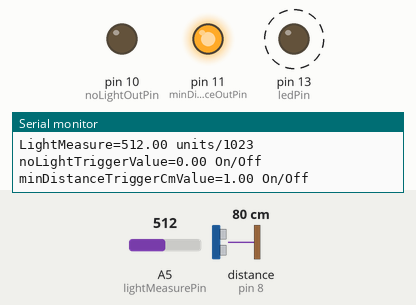
Recording of a sketch running on a simulated Arduino Uno, built with avr-gcc and run on an emulated ATmega328P. On the bench: output pins drawn as LEDs (lit = HIGH), the last lines printed to the serial monitor. Wiring (inferred from the names in the program): ultrasonic range finder: trigger pin 7; echo pin 8. Dashed ring = blinking. The inputs (shaded band) are chosen by the test bench; at power-on: distance to the obstacle (sensor on pin 8) 80 cm, A5 (lightMeasurePin) = 512. The echo pulse lasts 58.3 µs per cm; pins used as bus, display or sensor lines are not drawn.

Above: at 1.3 s.
1.4 s: distance to the obstacle (sensor on pin 8) set to 98 cm
4.6 s: distance to the obstacle (sensor on pin 8) set to 105 cm
At 5.6 s:
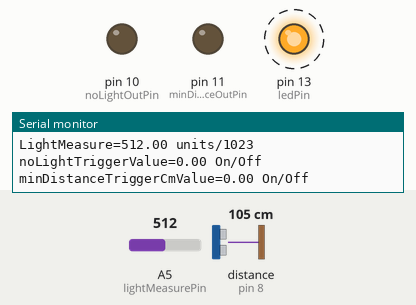
7.8 s: A5 (lightMeasurePin) set to 484
At 9.1 s:
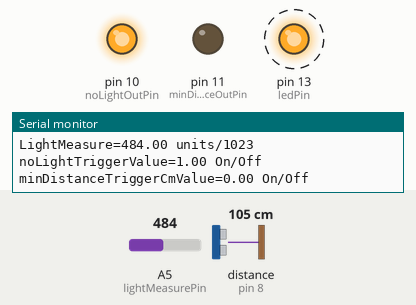
11.0 s: distance to the obstacle (sensor on pin 8) set to 2 cm
At 12.5 s:
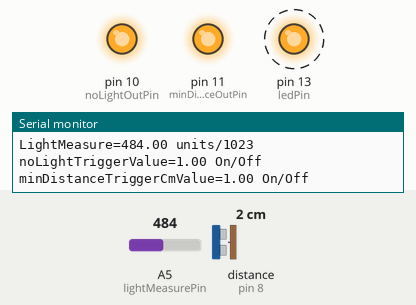
14.2 s: distance to the obstacle (sensor on pin 8) set to 120 cm
At 15.3 s:
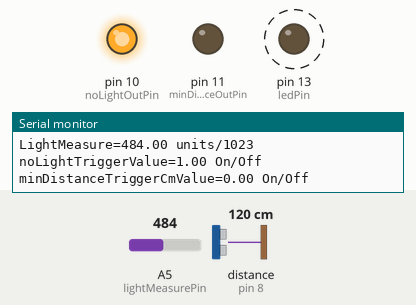
17.4 s: distance to the obstacle (sensor on pin 8) set to 35 cm
At 18.8 s:
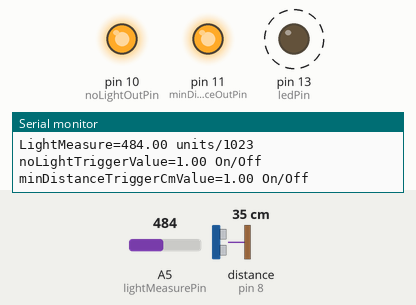
Timing chart, 0 to 21.6 s (numbered marks = the images above; inputs shaded):
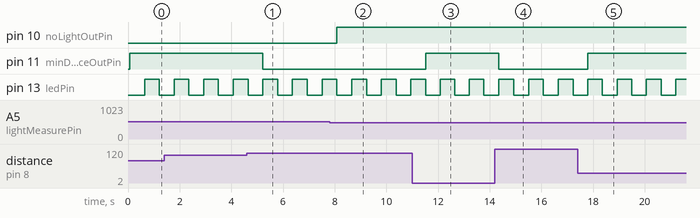

Measured:
- the behaviour switches between 100 and 101 cm on distance to the obstacle (sensor on pin 8) (found by bisection; images 0 and 1)
- the behaviour switches between 500 and 499 on A5 (lightMeasurePin) (found by bisection; images 1 and 2)
- after the input at 4.6 s, pin 11 (minDistanceOutPin): HIGH → LOW after 0.62 s
- after the input at 7.8 s, pin 10 (noLightOutPin): LOW → HIGH after 0.29 s
- after the input at 11.0 s, pin 11 (minDistanceOutPin): LOW → HIGH after 0.52 s
- after the input at 14.2 s, pin 11 (minDistanceOutPin): HIGH → LOW after 0.15 s
- after the input at 17.4 s, pin 11 (minDistanceOutPin): LOW → HIGH after 0.39 s
- by itself, pin 13 (ledPin): alternates HIGH for 0.57 s and LOW for 0.57 s

The sketch:

SonicDistanceMeasuring.ino
```cpp
void SerialPrintlnValue(String name,float value,String units)
{
  Serial.print(name+"=");
  Serial.print(value);
  Serial.println(" "+units);
}

float GetFloatAverage(float floats[],int nFloats)
{
  float sum=0;
  for(int a=0;a<nFloats;a++)
  {
    sum+=floats[a];
  }
  return sum/nFloats;
}

int GetSonicDistanceCm(int trigPin,int echoPin,int maxLimitCm)
{
  digitalWrite(trigPin, HIGH);
  delayMicroseconds(100);
  digitalWrite(trigPin, LOW);
  int duration = pulseIn(echoPin, HIGH);
  int distance = (duration/2) / 29.1;
  distance=constrain(distance,2,maxLimitCm);
  return distance;
}

//****** Pins decleration ******
int ledPin=13;
int sonicTrigPin=7;
int sonicEchoPin=8;
int lightMeasurePin=5;
int noLightOutPin=10;
int minDistanceOutPin=11;
int noLightTrigger=500;
int minDistanceTriggerCm=100;
boolean ledState=LOW;


//************************************************************
void setup()
{
  Serial.begin(9600);
  pinMode(ledPin,OUTPUT);
  pinMode(sonicTrigPin,OUTPUT);
  pinMode(sonicEchoPin,INPUT);
  pinMode(lightMeasurePin,INPUT);
  pinMode(noLightOutPin,OUTPUT);
  pinMode(minDistanceOutPin,OUTPUT);
  pinMode(10,OUTPUT);
}
//************************************************************


//************************************************************
void loop()
{
  int sonicDistanceCm=GetSonicDistanceCm(sonicTrigPin,sonicEchoPin,340);
  SerialPrintlnValue("SonicDistance",sonicDistanceCm,"cm");
  int lightMeasure=analogRead(lightMeasurePin);
  SerialPrintlnValue("LightMeasure",lightMeasure,"units/1023");

  boolean noLightTriggerValue=lightMeasure<noLightTrigger;
  boolean minDistanceTriggerCmValue=sonicDistanceCm<minDistanceTriggerCm;
  SerialPrintlnValue("noLightTriggerValue",noLightTriggerValue,"On/Off");
  SerialPrintlnValue("minDistanceTriggerCmValue",minDistanceTriggerCmValue,"On/Off");

  digitalWrite(noLightOutPin,noLightTriggerValue);
  digitalWrite(minDistanceOutPin,minDistanceTriggerCmValue);

  //****** Operation LED ******
  digitalWrite(ledPin,ledState);
  ledState=!ledState;
  delay(500);
  //****** Operation LED ******

}
//************************************************************
```
